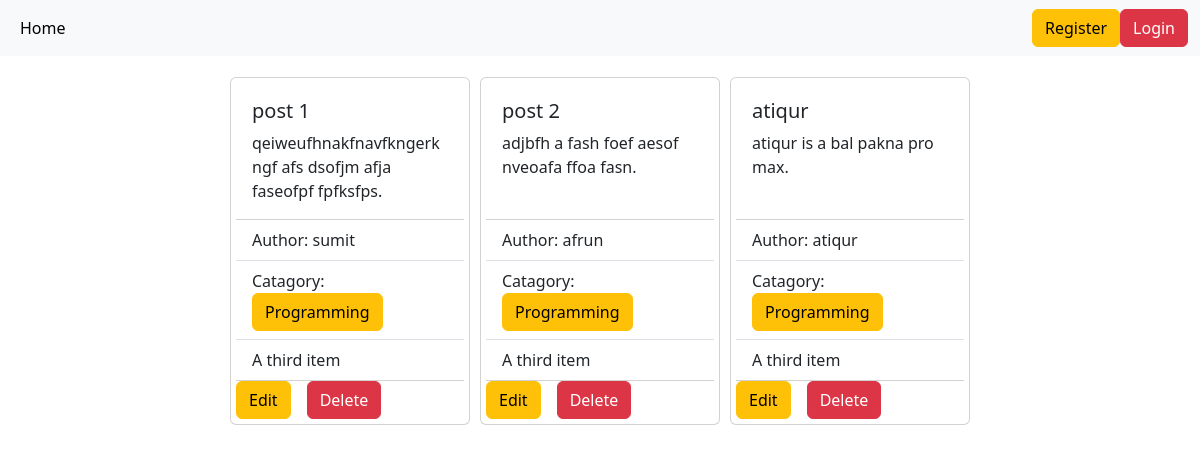
The page / on the database its author committed.
### posts/models.py (models this page shows)
class Post(models.Model):
    title = models.CharField(max_length=100)
    content = models.TextField()
    catagory = models.ManyToManyField(Catagory)
    author = models.ForeignKey(User, on_delete=models.CASCADE)
    def __str__(self) -> str:
        return f"Name : {self.title}"

### catagories/models.py (models this page shows, shortened)
class Catagory(models.Model):
    name = models.CharField(max_length=100)

### blog_project/views.py (the view)
# urls.py: 2. Add a URL to urlpatterns:  path('', views.home, name='home')
def home(request):
    data = Post.objects.all()
    print(data)
    return render(request, 'home.html', {'data': data})

### templates/home.html (shortened to what this page needs)
{% extends "base.html" %}
{% block content %}
<div class="posts d-flex flex-wrap justify-content-center p-3">
    {% for i in data %}
      <div class="card" style="width: 15rem; margin: 5px; padding: 5px;">
        <div class="card-body">
            <h5 class="card-title">{{i.title}}</h5>
            <p class="card-text">{{i.content}}.</p>
        </div>
        <ul class="list-group list-group-flush">
            <li class="list-group-item">Author: {{i.author.username}}</li>
            <li class="list-group-item">Catagory:
                {% for c in i.catagory.all %}
                <div class="btn btn-warning">
                    {{c.name}}
                </div>
                {% endfor %}
            </li>
            <li class="list-group-item">A third item</li>
        </ul>
        <div class="d-flex">
            <a href="{% url 'edit_post' i.id %}" class="card-link btn btn-warning">Edit</a>
            <a href="{% url 'delete_post' i.id %}" class="card-link btn btn-danger">Delete</a>
        </div>
      </div>
    {% endfor %}
</div>
{% endblock content %}

### templates/base.html (shortened to what this page needs)
<!DOCTYPE html>
<html lang="en">
<head>
    <link href="https://cdn.jsdelivr.net/npm/bootstrap@5.3.3/dist/css/bootstrap.min.css" rel="stylesheet">
</head>
<body>
    <nav class="navbar navbar-expand-lg bg-body-tertiary">
        <div class="container-fluid">
            <div class="collapse navbar-collapse" id="navbarSupportedContent">
            <ul class="navbar-nav me-auto mb-2 mb-lg-0">
                <li class="nav-item">
                <a class="nav-link active" aria-current="page" href="{% url 'home'%}">Home</a>
                </li>
            </ul>
            <div class="d-flex">
                <ul class="navbar-nav me-auto mb-2 mb-lg-0">
                {% if request.user.is_authenticated %}
                  <a href="{% url 'user_logout'%}" class="card-link btn btn-danger">Logout</a>
                {% else %}
                  <a href="{% url 'register'%}" class="card-link btn btn-warning">Register</a>
                  <a href="{% url 'user_login'%}" class="card-link btn btn-danger">Login</a>
                {% endif %}
                </ul>
            </div>
            </div>
        </div>
    </nav>
    {% block content %}
    {% endblock content %}
</body>
</html>

### rows shown on the page
Post: title "post 1", content "qeiweufhnakfnavfkngerkngf afs dsofjm afja faseofpf fpfksfps", author.username "sumit"
Catagory: name "Programming"
Post: title "post 2", content "adjbfh a fash foef aesof nveoafa ffoa fasn", author.username "afrun"
Post: title "atiqur", content "atiqur is a bal pakna pro max", author.username "atiqur"
